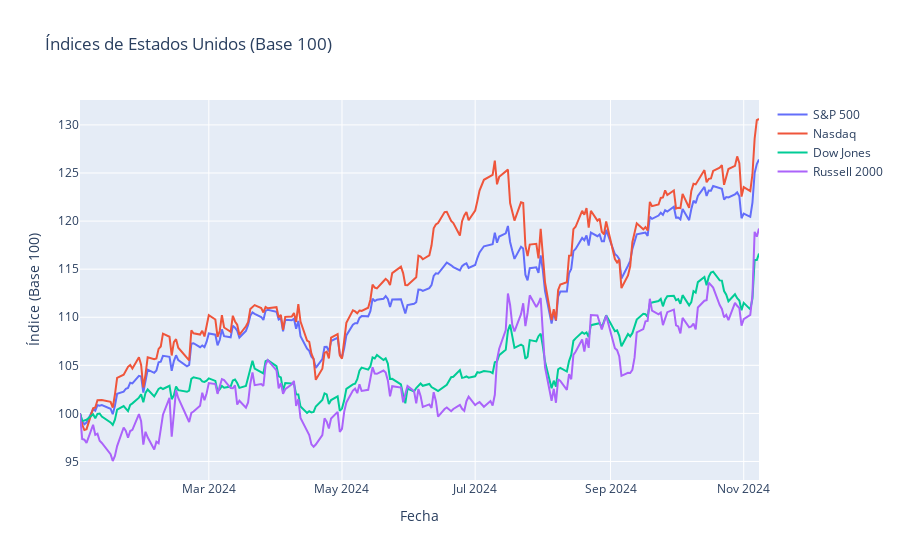
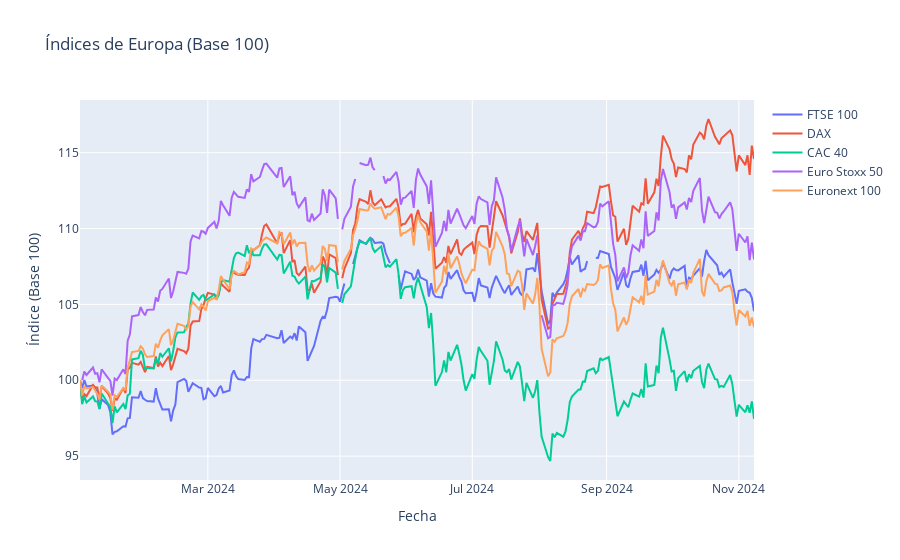

Here is the notebook cell these charts were saved with, in order:
### Code cell
import yfinance as yf
import pandas as pd
import datetime as dt
import plotly.graph_objects as go

# Fechas de inicio y fin
start = dt.datetime(2024, 1, 1)
end = dt.datetime.now()

# Descargar y preparar datos de Estados Unidos
us_indices = {
    'S&P 500': '^GSPC',
    'Nasdaq': '^IXIC',
    'Dow Jones': '^DJI',
    'Russell 2000': '^RUT'
}
us_dataframes = []
for name, ticker in us_indices.items():
    df = yf.download(ticker, start=start, end=end)[['Close']]
    df.rename(columns={'Close': name}, inplace=True)
    df = df.dropna(subset=[name])
    df[name] = df[name] / df[name].iloc[0] * 100  # Normalizar a base 100
    us_dataframes.append(df)

us_merged = us_dataframes[0]
for df in us_dataframes[1:]:
    us_merged = pd.merge(us_merged, df, left_index=True, right_index=True, how='outer')

# Descargar y preparar datos de Europa
europe_indices = {
    'FTSE 100': '^FTSE',
    'DAX': '^GDAXI',
    'CAC 40': '^FCHI',
    'Euro Stoxx 50': '^STOXX50E',
    'Euronext 100': '^N100'
}
europe_dataframes = []
for name, ticker in europe_indices.items():
    df = yf.download(ticker, start=start, end=end)[['Close']]
    df.rename(columns={'Close': name}, inplace=True)
    df = df.dropna(subset=[name])
    df[name] = df[name] / df[name].iloc[0] * 100
    europe_dataframes.append(df)

europe_merged = europe_dataframes[0]
for df in europe_dataframes[1:]:
    europe_merged = pd.merge(europe_merged, df, left_index=True, right_index=True, how='outer')

# # Descargar y preparar datos de América Latina
# latam_indices = {
#     'Bovespa': '^BVSP',
#     'IPC México': '^MXX',
#     'Merval': '^MERV',
#     'S&P/BVL General': '^SPBLPGPT',
#     'MSCI Peru ETF': 'EPU'
# }
# latam_dataframes = []
# for name, ticker in latam_indices.items():
#     df = yf.download(ticker, start=start, end=end)[['Close']]
#     df.rename(columns={'Close': name}, inplace=True)
#     df = df.dropna(subset=[name])
#     df[name] = df[name] / df[name].iloc[0] * 100
#     latam_dataframes.append(df)

# latam_merged = latam_dataframes[0]
# for df in latam_dataframes[1:]:
#     latam_merged = pd.merge(latam_merged, df, left_index=True, right_index=True, how='outer')

# Crear gráficos para cada continente
def plot_indices(dataframe, title):
    fig = go.Figure()
    for column in dataframe.columns:
        fig.add_trace(go.Scatter(
            x=dataframe.index,
            y=dataframe[column],
            mode='lines',
            name=column
        ))
    fig.update_layout(
        title=title,
        xaxis_title='Fecha',
        yaxis_title='Índice (Base 100)',
        hovermode='x unified'
    )
    fig.show()

# Mostrar gráficos
plot_indices(us_merged, 'Índices de Estados Unidos (Base 100)')
plot_indices(europe_merged, 'Índices de Europa (Base 100)')
# plot_indices(latam_merged, 'Índices de América Latina (Base 100)')

### Figure 1 — Plotly figure (JSON) as saved in the notebook; plotly's stock layout.template omitted (floating-point values rounded to 4 significant figures; data arrays with more than 128 entries replaced by an {"elided": "..."} marker saying what was removed)
{"data": [{"mode": "lines", "name": "S&P 500", "type": "scatter", "x": {"elided": "217 str values"}, "y": {"elided": "217 float values"}}, {"mode": "lines", "name": "Nasdaq", "type": "scatter", "x": {"elided": "217 str values"}, "y": {"elided": "217 float values"}}, {"mode": "lines", "name": "Dow Jones", "type": "scatter", "x": {"elided": "217 str values"}, "y": {"elided": "217 float values"}}, {"mode": "lines", "name": "Russell 2000", "type": "scatter", "x": {"elided": "217 str values"}, "y": {"elided": "217 float values"}}], "layout": {"hovermode": "x unified", "title": {"text": "Índices de Estados Unidos (Base 100)"}, "xaxis": {"title": {"text": "Fecha"}}, "yaxis": {"title": {"text": "Índice (Base 100)"}}}}

### Figure 2 — Plotly figure (JSON) as saved in the notebook; plotly's stock layout.template omitted (floating-point values rounded to 4 significant figures; data arrays with more than 128 entries replaced by an {"elided": "..."} marker saying what was removed)
{"data": [{"mode": "lines", "name": "FTSE 100", "type": "scatter", "x": {"elided": "222 str values"}, "y": {"elided": "222 float values"}}, {"mode": "lines", "name": "DAX", "type": "scatter", "x": {"elided": "222 str values"}, "y": {"elided": "222 float values"}}, {"mode": "lines", "name": "CAC 40", "type": "scatter", "x": {"elided": "222 str values"}, "y": {"elided": "222 float values"}}, {"mode": "lines", "name": "Euro Stoxx 50", "type": "scatter", "x": {"elided": "222 str values"}, "y": {"elided": "222 float values"}}, {"mode": "lines", "name": "Euronext 100", "type": "scatter", "x": {"elided": "222 str values"}, "y": {"elided": "222 float values"}}], "layout": {"hovermode": "x unified", "title": {"text": "Índices de Europa (Base 100)"}, "xaxis": {"title": {"text": "Fecha"}}, "yaxis": {"title": {"text": "Índice (Base 100)"}}}}
